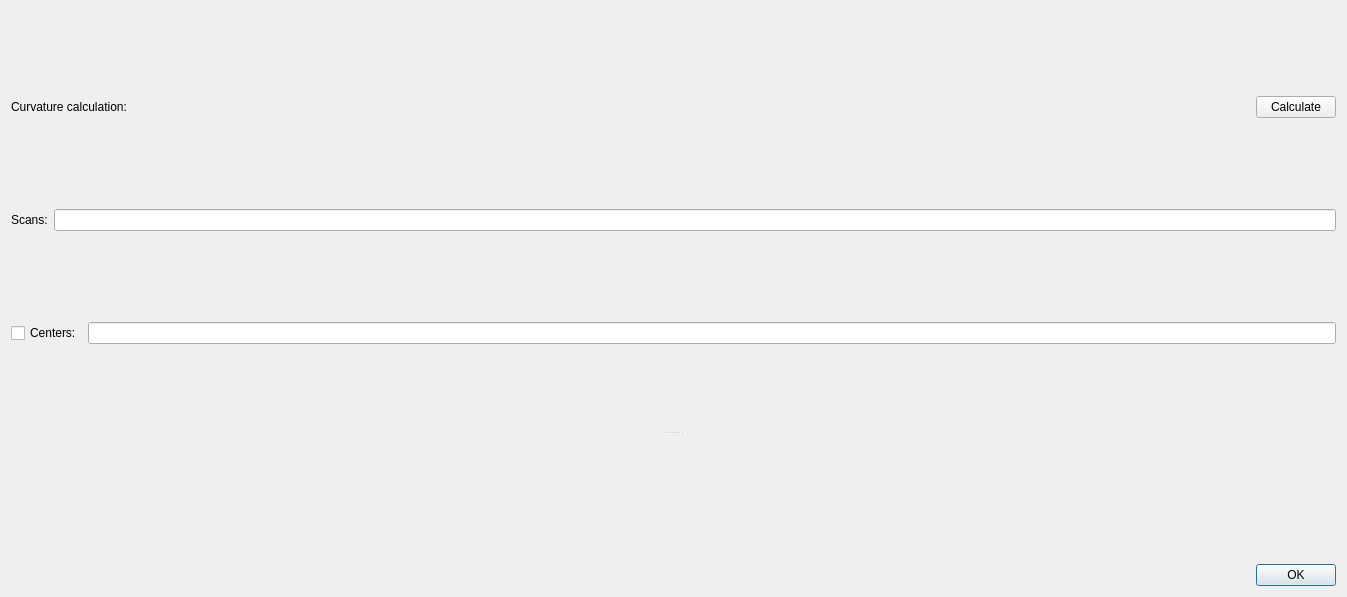
<?xml version="1.0" encoding="UTF-8"?>
<ui version="4.0">
 <class>g_l2Dialog</class>
 <widget class="QDialog" name="g_l2Dialog">
  <property name="windowModality">
   <enum>Qt::WindowModal</enum>
  </property>
  <property name="geometry">
   <rect>
    <x>0</x>
    <y>0</y>
    <width>1347</width>
    <height>597</height>
   </rect>
  </property>
  <property name="windowTitle">
   <string>Scan Details</string>
  </property>
  <layout class="QHBoxLayout" name="horizontalLayout_4">
   <item>
    <widget class="QSplitter" name="splitter_2">
     <property name="orientation">
      <enum>Qt::Vertical</enum>
     </property>
     <widget class="QWidget" name="layoutWidget">
      <layout class="QVBoxLayout" name="verticalLayout_2">
       <item>
        <layout class="QHBoxLayout" name="horizontalLayout_3">
         <item>
          <widget class="QLabel" name="g_l3Label">
           <property name="text">
            <string>Curvature calculation:</string>
           </property>
          </widget>
         </item>
         <item>
          <spacer name="horizontalSpacer">
           <property name="orientation">
            <enum>Qt::Horizontal</enum>
           </property>
           <property name="sizeHint" stdset="0">
            <size>
             <width>40</width>
             <height>20</height>
            </size>
           </property>
          </spacer>
         </item>
         <item>
          <widget class="QPushButton" name="calPushButton">
           <property name="text">
            <string>Calculate</string>
           </property>
          </widget>
         </item>
        </layout>
       </item>
       <item>
        <layout class="QHBoxLayout" name="horizontalLayout">
         <item>
          <widget class="QLabel" name="g_l3scanlabel">
           <property name="text">
            <string>Scans:</string>
           </property>
          </widget>
         </item>
         <item>
          <widget class="QLineEdit" name="scanLineEdit"/>
         </item>
        </layout>
       </item>
       <item>
        <layout class="QHBoxLayout" name="horizontalLayout_2">
         <item>
          <widget class="QCheckBox" name="centercheckBox">
           <property name="text">
            <string>Centers:</string>
           </property>
          </widget>
         </item>
         <item>
          <widget class="QLineEdit" name="centerLineEdit"/>
         </item>
        </layout>
       </item>
      </layout>
     </widget>
     <widget class="QWidget" name="layoutWidget">
      <layout class="QVBoxLayout" name="verticalLayout">
       <item>
        <widget class="QSplitter" name="splitter">
         <property name="orientation">
          <enum>Qt::Horizontal</enum>
         </property>
         <widget class="MplWidget" name="plotWidget" native="true">
          <property name="sizePolicy">
           <sizepolicy hsizetype="Preferred" vsizetype="Expanding">
            <horstretch>0</horstretch>
            <verstretch>0</verstretch>
           </sizepolicy>
          </property>
         </widget>
        </widget>
       </item>
       <item>
        <widget class="QDialogButtonBox" name="g_l3buttonBox">
         <property name="orientation">
          <enum>Qt::Horizontal</enum>
         </property>
         <property name="standardButtons">
          <set>QDialogButtonBox::Ok</set>
         </property>
        </widget>
       </item>
      </layout>
     </widget>
    </widget>
   </item>
  </layout>
 </widget>
 <customwidgets>
  <customwidget>
   <class>MplWidget</class>
   <extends>QWidget</extends>
   <header location="global">mplwidget</header>
   <container>1</container>
  </customwidget>
 </customwidgets>
 <resources/>
 <connections>
  <connection>
   <sender>g_l3buttonBox</sender>
   <signal>accepted()</signal>
   <receiver>g_l2Dialog</receiver>
   <slot>accept()</slot>
   <hints>
    <hint type="sourcelabel">
     <x>248</x>
     <y>254</y>
    </hint>
    <hint type="destinationlabel">
     <x>157</x>
     <y>274</y>
    </hint>
   </hints>
  </connection>
  <connection>
   <sender>g_l3buttonBox</sender>
   <signal>rejected()</signal>
   <receiver>g_l2Dialog</receiver>
   <slot>reject()</slot>
   <hints>
    <hint type="sourcelabel">
     <x>316</x>
     <y>260</y>
    </hint>
    <hint type="destinationlabel">
     <x>286</x>
     <y>274</y>
    </hint>
   </hints>
  </connection>
 </connections>
</ui>
